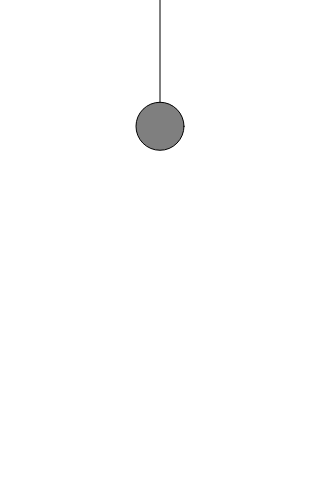
Frame 1 (no input)
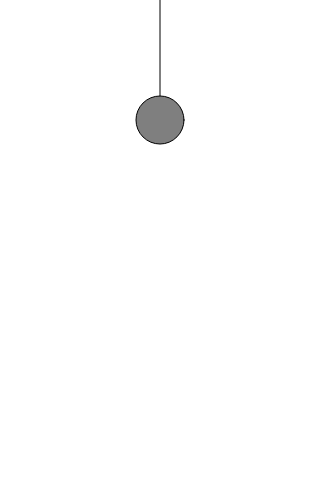
Frame 60 (no input)
Frame 120 (the mouse pressed at the canvas centre since frame 60): identical to frame 60, image omitted

The p5.js sketch that drew these frames (run headless with seeded random() and noise() and a simulated clock; from frame 60 on, the mouse is pressed at the canvas centre):

// p5.js sketch
// ── sketch.js
function setup() {
    createCanvas(320, 480);
}

function draw() {
    background(255);

    let period = 120;
    let y = map(
        sin(TWO_PI * frameCount / period),
        -1, 1,
        0, height * 0.5
    );

    stroke(0);
    fill(127);
    line(width / 2, 0, width / 2, y);
    circle(width / 2, y, 48);
}
